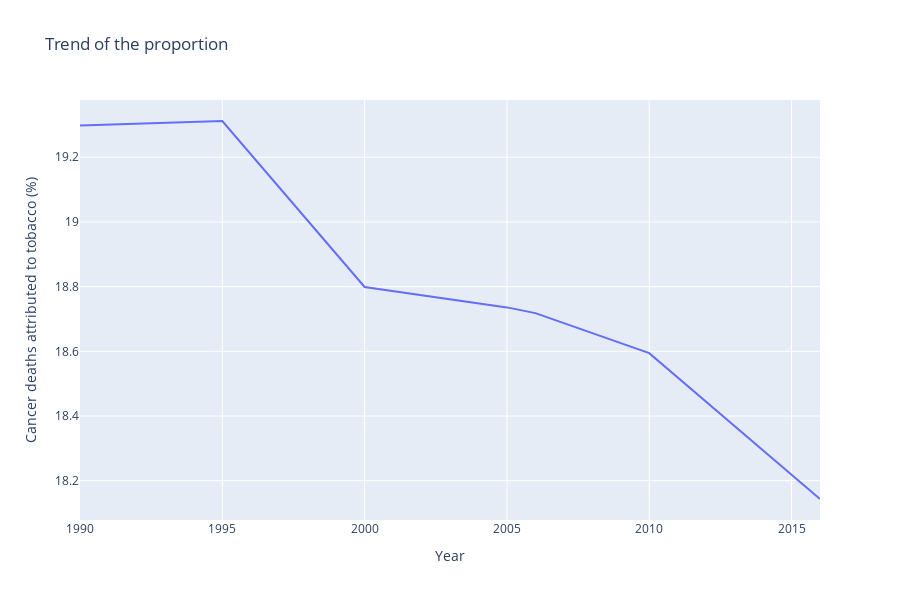

The code cell stored with this chart in its notebook:
### Code cell
fig = px.line(df3_taba, x="Year", y="Cancer deaths attributed to tobacco (%)",title ="Trend of the proportion")
fig.show()

### Figure 1 — Plotly figure (JSON) as saved in the notebook; plotly's stock layout.template omitted (floating-point values rounded to 4 significant figures)
{"data": [{"hoverlabel": {"namelength": 0}, "hovertemplate": "Year=%{x}<br>Cancer deaths attributed to tobacco (%)=%{y}", "legendgroup": "", "line": {"color": "#636efa", "dash": "solid"}, "mode": "lines", "name": "", "showlegend": false, "type": "scatter", "x": [1990, 1995, 2000, 2005, 2006, 2010, 2016], "xaxis": "x", "y": [19.3, 19.31, 18.8, 18.74, 18.72, 18.59, 18.14], "yaxis": "y"}], "layout": {"height": 600, "legend": {"tracegroupgap": 0}, "title": {"text": "Trend of the proportion"}, "xaxis": {"anchor": "y", "domain": [0, 1], "title": {"text": "Year"}}, "yaxis": {"anchor": "x", "domain": [0, 1], "title": {"text": "Cancer deaths attributed to tobacco (%)"}}}}
